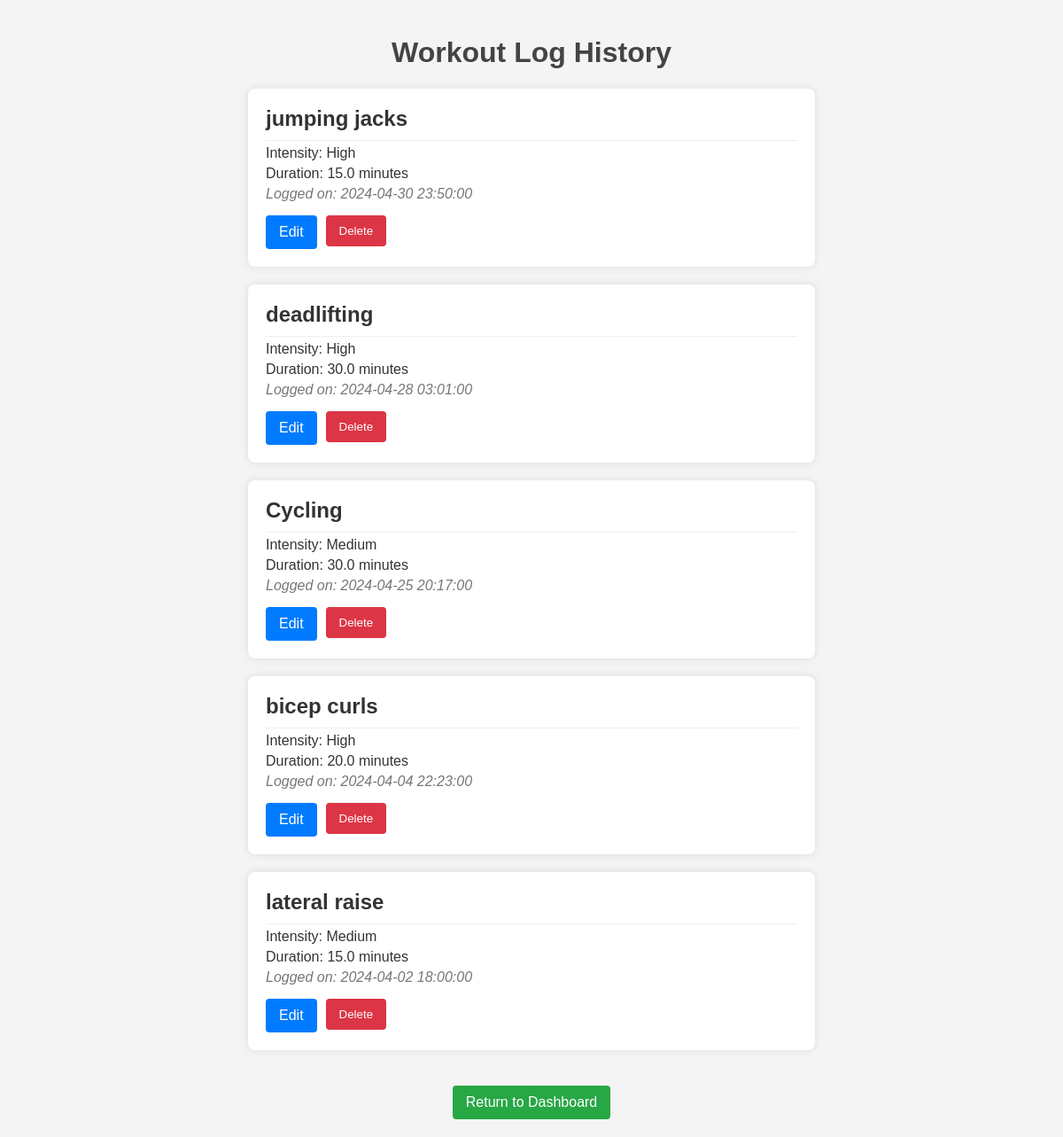
Page /workout_log_history (signed in) on the committed database.
### app.py (models this page shows)
class WorkoutLog(db.Model): #db model for the workout log
    id = db.Column(db.Integer, primary_key=True, autoincrement=True)
    user_id = db.Column(db.Integer, db.ForeignKey('user.id'), nullable=False)
    exercise_name = db.Column(db.String(100), nullable=False)
    duration = db.Column(db.Float, nullable=False)
    intensity = db.Column(db.String(50), nullable=False)
    log_date = db.Column(db.DateTime, default=datetime.utcnow)

### app.py (the view)
@app.route('/workout_log_history')
@login_required
def workout_log_history():
    user_id = current_user.id
    workouts = WorkoutLog.query.filter_by(user_id=user_id).order_by(WorkoutLog.log_date.desc()).all()
    return render_template('workout_log_history.html', workouts=workouts)

### app.py (called while the page is built)
@login_manager.user_loader
def load_user(user_id):
    return User.query.get(int(user_id))

### templates/workout_log_history.html (shortened to what this page needs)
<!DOCTYPE html>
<html lang="en">
<head>
</head>
<body>
    <h1>Workout Log History</h1>
    {% for workout in workouts %}
        <div class="log-entry">
            <h2>{{ workout.exercise_name }}</h2>
            <p>Intensity: {{ workout.intensity }}</p>
            <p>Duration: {{ workout.duration }} minutes</p>
            <p class="log-date">Logged on: {{ workout.log_date.strftime('%Y-%m-%d %H:%M:%S') }}</p>
            <div class="log-actions">
                <a href="{{ url_for('edit_workout_log', workout_id=workout.id) }}">Edit</a>
                <form action="{{ url_for('delete_workout', workout_id=workout.id) }}" method="post">
                    <input type="submit" value="Delete">
                </form>
            </div>
        </div>
    {% else %}
        <p>No workout logs found.</p>
    {% endfor %}
    <a href="{{ url_for('dashboard') }}" class="dashboard-link">Return to Dashboard</a>
</body>
</html>

### templates/workout_log_history.html (style rules this page uses)
body { font-family: Arial, sans-serif; background-color: #f4f4f4; margin: 0; padding: 20px; color: #333; display: flex; flex-direction: column; align-items: center; justify-content: center; }
h1 { color: #444; }
.log-entry { background: white; padding: 20px; margin-bottom: 20px; border-radius: 8px; box-shadow: 0 0 10px rgba(0, 0, 0, 0.1); width: 80%; max-width: 600px; }
h2 { margin: 0; padding-bottom: 10px; border-bottom: 1px solid #eee; }
p { margin: 5px 0; }
.log-date { color: #777; font-style: italic; }
.log-actions { display: flex; justify-content: flex-start; gap: 10px; padding-top: 10px; }
a, input[type="submit"] { text-decoration: none; padding: 10px 15px; color: white; border: none; border-radius: 4px; cursor: pointer; }
a { background-color: #007bff; }
input[type="submit"] { background-color: #dc3545; }
.dashboard-link { margin-top: 20px; background-color: #28a745; }

### rows in the picture
WorkoutLog: exercise_name "jumping jacks", intensity "High", duration "15.0", log_date "2024-04-30 23:50:00"
WorkoutLog: exercise_name "deadlifting", intensity "High", duration "30.0", log_date "2024-04-28 03:01:00"
WorkoutLog: exercise_name "Cycling", intensity "Medium", duration "30.0", log_date "2024-04-25 20:17:00"
WorkoutLog: exercise_name "bicep curls", intensity "High", duration "20.0", log_date "2024-04-04 22:23:00"
WorkoutLog: exercise_name "lateral raise", intensity "Medium", duration "15.0", log_date "2024-04-02 18:00:00"
